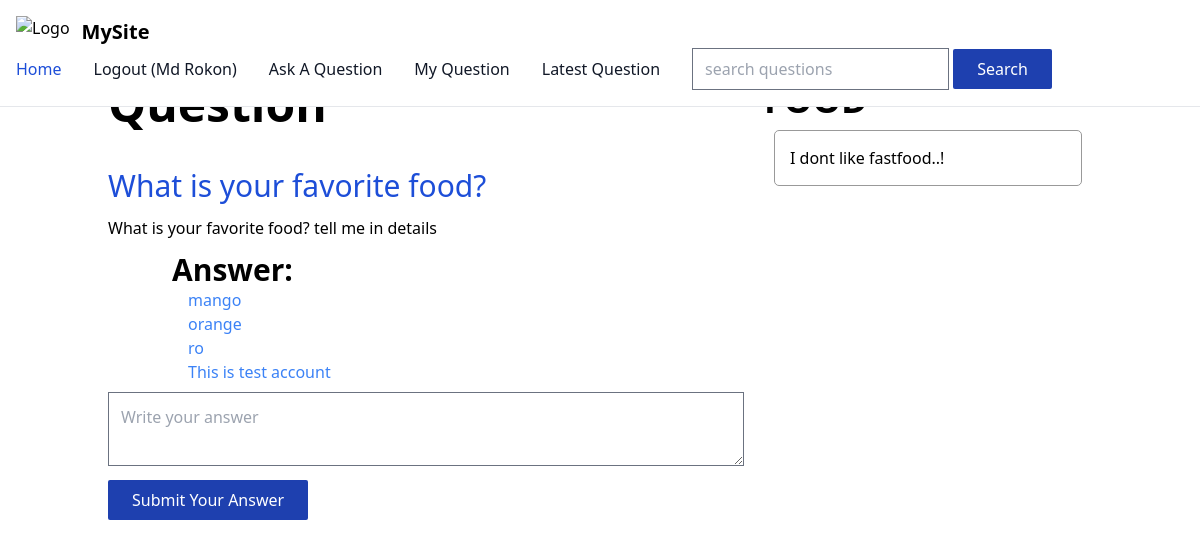
The page /Discuss?q-id=1 (signed in) on the database its author committed.
### tables this page shows
CREATE TABLE `questions` (
  `id` int NOT NULL,
  `title` varchar(30) DEFAULT NULL,
  `description` varchar(300) DEFAULT NULL,
  `category_id` varchar(10) DEFAULT NULL,
  `user_id` int DEFAULT NULL
);

CREATE TABLE `answer` (
  `id` int NOT NULL,
  `answer` varchar(1000) NOT NULL,
  `question_id` int DEFAULT NULL,
  `user_id` int DEFAULT NULL
);

### Discuss/client/question-details.php (the view, shortened to what this page needs)
<div class="container mt-20">
    <div class="md:flex gap-5">
        <div class="md:flex-1">
            <h3 class="text-5xl font-bold mb-10">Question</h3>
            <?php
            include("./server/config.php");
            $id = $_GET['q-id'];
            $ques = $conn->prepare("select * from questions where id=$id");
            $ques->execute();
            $ques = $ques->fetch();
            $cat_id = $ques['category_id'];
            echo "<h3 class='text-3xl font-medium my-3 text-blue-700'>$ques[title]</h3>
            <p class='mb-3'>$ques[description]</p>
            ";
            ?>
            <?php
            include("answer.php")
            ?>
            <form action="./server/requests.php" method="post">
                <textarea class="p-3 my-2 w-full" name="answer" id="" placeholder="Write your answer" required></textarea><br>
                <button class="px-6 py-2 rounded-sm bg-blue-800 text-white" name="addans">Submit Your Answer</button>
            </form>
        </div>
        <div class="md:w-4/12">
            <ul class="question-list">
                <?php
                if (isset($_GET['q-id'])) {
                    $cat_name = $conn->prepare("select name from category where id=$cat_id");
                    $cat_name->execute();
                    $cat_name = $cat_name->fetch();
                    $cat_name = $cat_name['name'];
                    echo "<h3 class='text-2xl md:text-4xl font-bold uppercase'>$cat_name</h3>";
                    $ques = $conn->prepare("select * from questions where category_id=$cat_id and id!=$id");
                    $ques->execute();
                    $questions = $ques->fetchAll();
                    foreach ($questions as $question) {
                        $title = $question['title'];
                        $id = $question['id'];
                        echo "<li><a href='?q-id=$id'>$title</a></li>";
                    }
                }
                ?>
            </ul>
        </div>
    </div>
</div>

### Discuss/client/answer.php
<div class="pl-16">
    <h3 class="text-3xl font-bold">Answer:</h3>
    <?php
        $question_id = $_GET['q-id'];
        $ans = $conn->prepare("select * from answer where question_id=$question_id");
        $ans->execute();
        $ans = $ans->fetchAll();
        foreach($ans as $an){
            $an = $an['answer'];
            echo
            "<div>
                <p class='text-blue-500 ml-4'>$an</p>
            </div>";
        }
    ?>
</div>

### Discuss/public/style.css (style rules this page uses)
.container { margin: auto; padding: 0 20px; }
.question-list li { padding: 15px; border: 1px solid #999; border-radius: 5px; margin: 10px; }

### rows shown on the page
questions: title "What is your favorite food?", description "What is your favorite food? tell me in details"
answer: answer "mango"
answer: answer "orange"
answer: answer "ro"
answer: answer "This is test account"
questions: title "I dont like fastfood..!"

### other values the page prints
$_SESSION['user']['username'] "Md Rokon"
